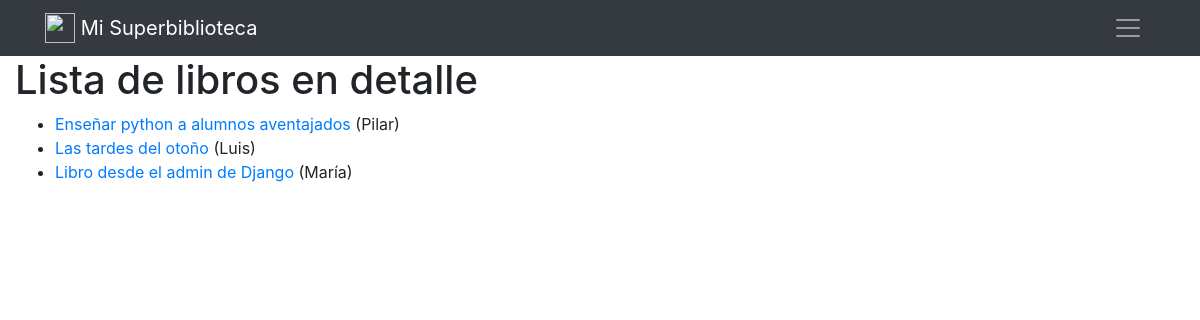
Before: /books with the older database file.
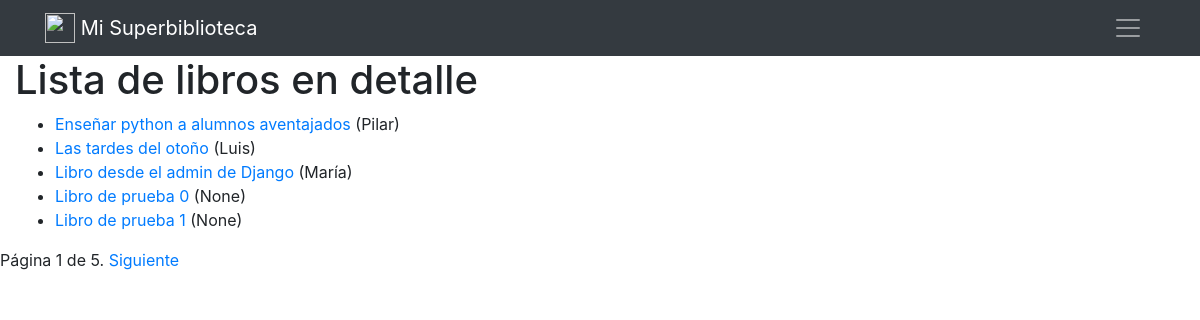
After: the same page with the newer database file.
### catalogo/models.py (models this page shows, shortened)
class Book(models.Model):
    title = models.CharField(max_length=250)
    summary = models.TextField()
    isbn = models.CharField(max_length=13, blank=True) #si alguno de los campos puede estar vacío, hay que poner blank a true
    author = models.ForeignKey(Author, on_delete=models.SET_NULL, null=True, verbose_name='Autor') #AQUÍ NO TOCAMOS AUTHOR aunque queramos poner Autor de etiqueta
    fecha = models.DateField(blank=True, null=True,help_text='Fecha de publicacion') #auto_now lo ponemos para que coja una fecha por cada introducción de dato
    genre = models.ManyToManyField(Genre)
    def get_absolute_url(self):
        return reverse('book-detail', args=[str(self.id)])
    def muestra_genero(self):
        '''Muestra genero para admin'''
        return ', '.join([gen.name for gen in self.genre.all()]) #recorre todos los géneros que tenga un libro
    muestra_genero.short_description = 'Género'
    class Meta:
        verbose_name = 'Libro'

class Author(models.Model):
    first_name = models.CharField('Nombre',max_length=100)
    last_name = models.CharField('Apellido',max_length=100)
    date_of_birth = models.DateField(null=True, blank=True)
    date_of_death = models.DateField('Muerte', null=True, blank=True)
    def __str__(self):
        return self.first_name

### catalogo/views.py (the view)
# urls.py: path('books', BookListView.as_view(), name='books'),
class BookListView(generic.ListView):
    model = Book
    template_name = 'book_list.html'
    paginate_by = 5

### catalogo/templates/book_list.html
{% extends "base.html" %}
{% block content %}
  <h1>Lista de libros en detalle</h1>
  {% if book_list %}
  <ul>
    {% for book in book_list %}
      <li>
        <a href="{{ book.get_absolute_url }}">{{ book.title }}</a> ({{book.author}})
      </li>
    {% endfor %}
  </ul>
  {% else %}
    <p>No hay libros en la biblioteca.</p>
  {% endif %}
{% endblock %}

Changed rows visible on the page:
added Book: title "Libro de prueba 0", author "None"
added Book: title "Libro de prueba 1", author "None"
Other visible differences:
{{ page_obj.number }}: (not shown) → "1"
{{ page_obj.paginator.num_pages }}: (not shown) → "5"
text now shown: "Página de . Siguiente"
